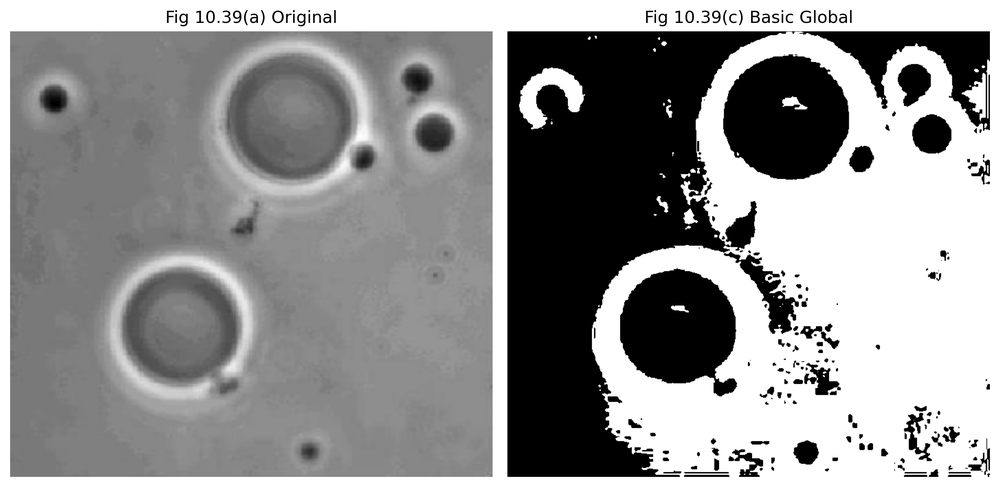
#> input picture results/chapter10/basic_global_thresholding.png, 1000 x 487 px, shrunk from 2970 x 1445 before the run; its folder holds only this picture in this run
$ python global_thresholding.py --input ../../results/chapter10/basic_global_thresholding.png
#> lines starting #> are read from the running program, lines starting #| are printed output that depends on the picture; after the words box and inside, x2 and y2 are one past the last pixel; in counts of white or black regions, pixels touching at a corner belong together
### src/common.py
"""
Shared I/O and visualization helpers for the image-processing examples.
"""

from __future__ import annotations

from pathlib import Path

import cv2
import matplotlib.pyplot as plt
import numpy as np


PROJECT_ROOT = Path(__file__).resolve().parents[1]


def load_grayscale(path):
    """Load an image as 8-bit grayscale."""

    path = Path(path)

    if not path.exists():
        raise FileNotFoundError(f"Input image not found: {path}")

    image = cv2.imread(
        str(path),
        cv2.IMREAD_GRAYSCALE,
    )
#> image is the input picture: shape (487, 1000); min 0, max 255, mean 146

    if image is None:
        raise ValueError(
            f"OpenCV could not read the input image: {path}"
        )

    return image


# [22 lines left out: function normalize_to_uint8, not called in this run]


def default_output_path(chapter, filename):
    """Return the default generated-output path."""

    return PROJECT_ROOT / "outputs" / chapter / filename


def save_comparison(
    original,
    processed,
    output_path,
    processed_title,
    original_title="Input",
):
    """Save a side-by-side grayscale comparison figure."""

    output_path = Path(output_path)
    output_path.parent.mkdir(
        parents=True,
        exist_ok=True,
    )

    figure = plt.figure(
        figsize=(10, 5)
    )

    axis_original = figure.add_subplot(
        1, 2, 1
    )
    axis_original.imshow(
        original,
        cmap="gray",
        vmin=0,
        vmax=255,
    )
    axis_original.set_title(
        original_title
    )
    axis_original.axis("off")

    axis_processed = figure.add_subplot(
        1, 2, 2
    )
    axis_processed.imshow(
        processed,
        cmap="gray",
        vmin=0,
        vmax=255,
    )
    axis_processed.set_title(
        processed_title
    )
    axis_processed.axis("off")

    figure.tight_layout()
    figure.savefig(
        output_path,
        dpi=200,
        bbox_inches="tight",
    )
    plt.close(figure)

    return output_path

### src/chapter10_segmentation/global_thresholding.py
from __future__ import annotations

import argparse
import sys
from pathlib import Path

import cv2
import numpy as np

PROJECT_ROOT = Path(__file__).resolve().parents[2]
if str(PROJECT_ROOT) not in sys.path:
    sys.path.insert(0, str(PROJECT_ROOT))

from src.common import (
    default_output_path,
    load_grayscale,
    normalize_to_uint8,
    save_comparison,
)


def global_threshold(image, threshold=127):
#> called with threshold = 127
    threshold = float(threshold)

    if not 0 <= threshold <= 255:
        raise ValueError(
            "threshold must be in the range [0, 255]."
        )

    _, result = cv2.threshold(
        image,
        threshold,
        255,
        cv2.THRESH_BINARY,
    )
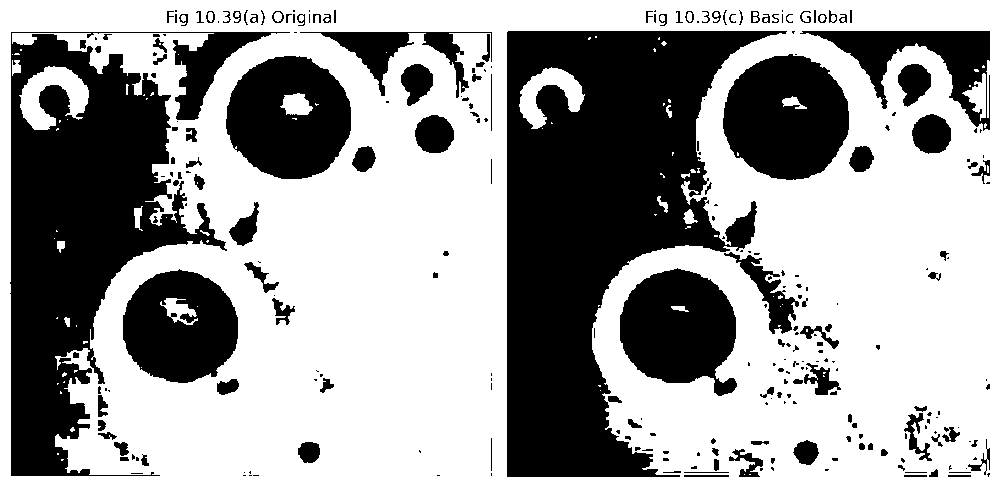
#> result: shape (487, 1000); 61.7% white; 270 black regions (136 under 20 px), largest, box (x1, y1, x2, y2) and area: (507, 31, 787, 477) 67184, (10, 32, 290, 476) 49347, (723, 54, 849, 180) 12092

    return result


def main():
    parser = argparse.ArgumentParser(
        description="Apply fixed global thresholding."
    )
    parser.add_argument("--input", required=True)
    parser.add_argument(
        "--threshold",
        type=float,
        default=127.0,
    )
    parser.add_argument(
        "--output",
        default=str(
            default_output_path(
                "chapter10",
                "global_thresholding.png",
            )
        ),
    )
    args = parser.parse_args()

    image = load_grayscale(args.input)
    result = global_threshold(
        image,
        threshold=args.threshold,
    )

    output = save_comparison(
        image,
        result,
        args.output,
        f"Global Threshold (T={args.threshold:g})",
    )
#> in save_comparison, `figure.savefig( output_path, dpi=200, bbox_inches="tight", )`:
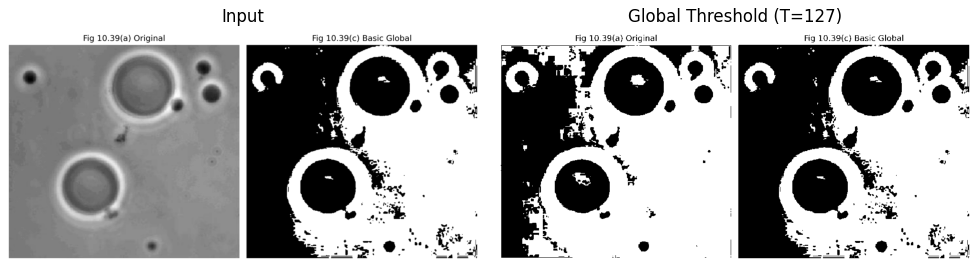
#> figure drawn by matplotlib, 2 panels
    print(f"Saved: {output}")
#| Saved: outputs/chapter10/global_thresholding.png


if __name__ == "__main__":
    main()

$ run again, on results/chapter10/canny_edge_detection.png
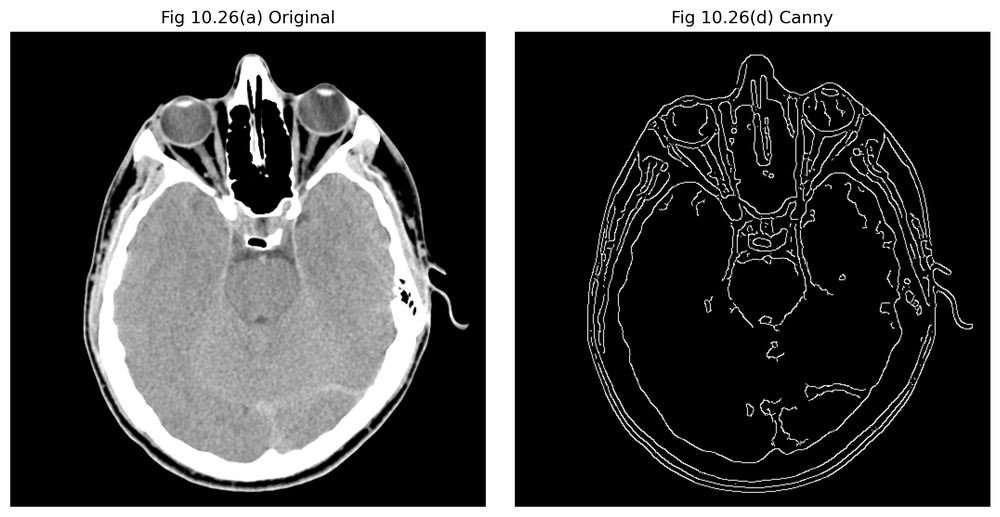
#> input picture results/chapter10/canny_edge_detection.png, 1000 x 517 px, shrunk from 2929 x 1515 before the run
#> in load_grayscale, image is the input picture: shape (517, 1000); min 0, max 255, mean 71.6
#> in global_threshold, `_, result = cv2.threshold( image, threshold, 255, cv2.THRESH_BINARY, )`:
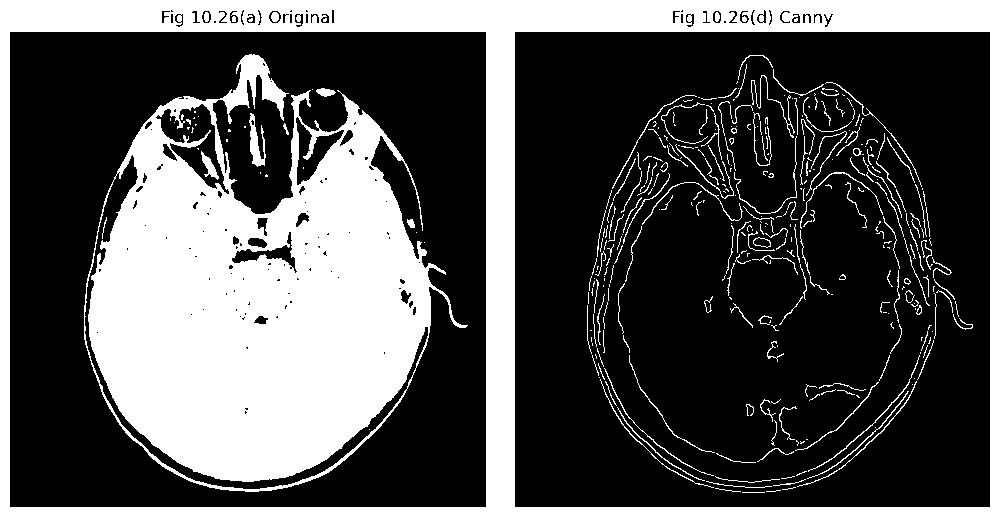
#> result: shape (517, 1000); 32.4% white; 370 white regions (215 under 20 px), largest, box (x1, y1, x2, y2) and area: (84, 54, 468, 492) 92486, (0, 0, 1000, 517) 63886, (249, 113, 266, 167) 440
#> in save_comparison, `figure.savefig( output_path, dpi=200, bbox_inches="tight", )`:
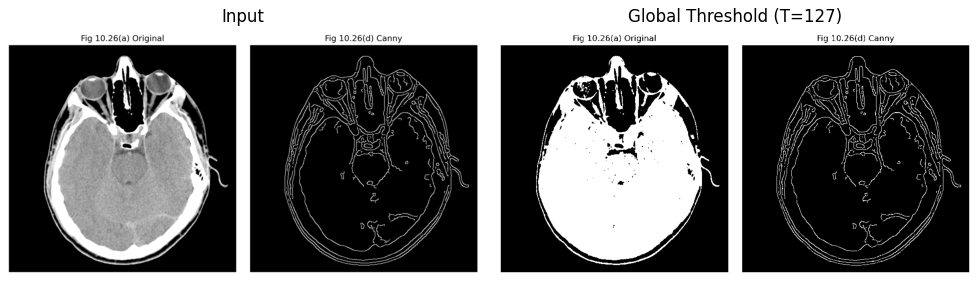
#> figure drawn by matplotlib, 2 panels
#| Saved: outputs/chapter10/global_thresholding.png

$ run again, on results/chapter10/otsu_thresholding.png
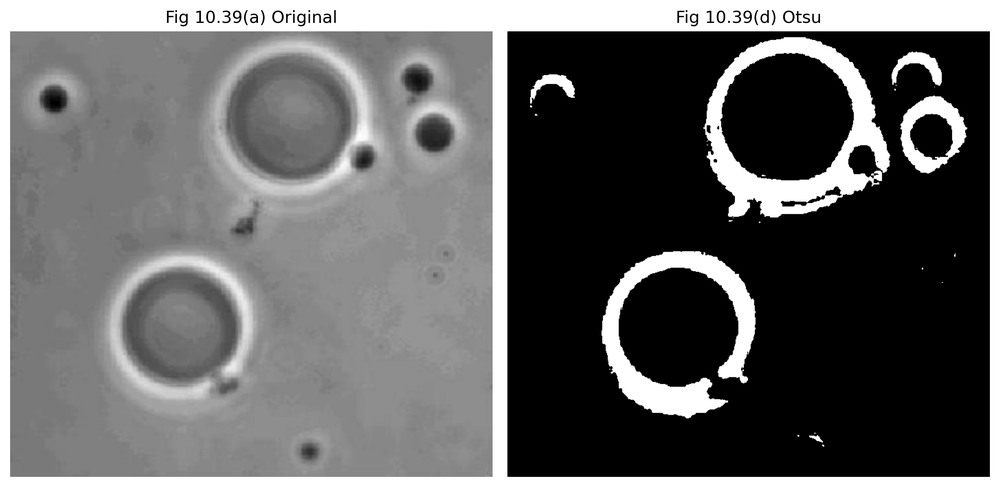
#> input picture results/chapter10/otsu_thresholding.png, 1000 x 487 px, shrunk from 2970 x 1445 before the run
#> in load_grayscale, image is the input picture: shape (487, 1000); min 0, max 255, mean 100.4
#> in global_threshold, `_, result = cv2.threshold( image, threshold, 255, cv2.THRESH_BINARY, )`:
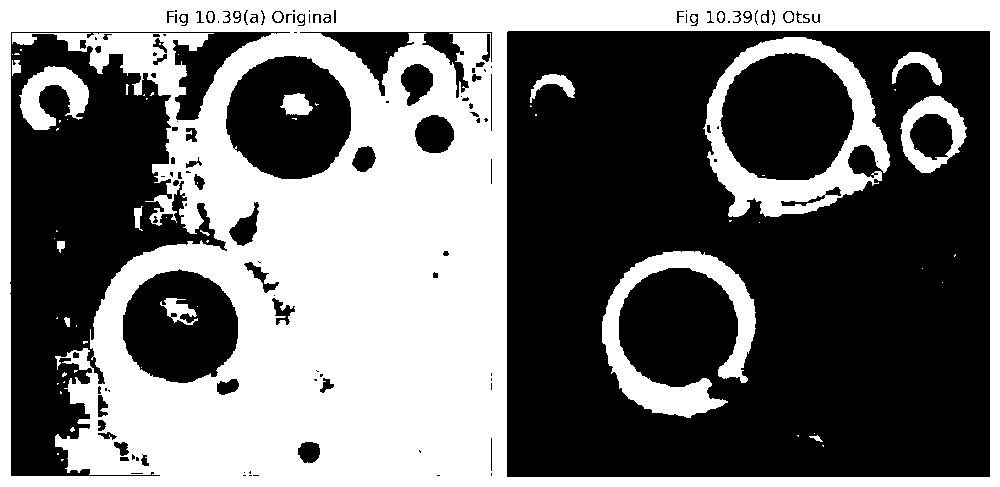
#> result: shape (487, 1000); 43.8% white; 69 white regions (46 under 20 px), largest, box (x1, y1, x2, y2) and area: (0, 0, 1000, 487) 186358, (703, 37, 890, 217) 10860, (602, 251, 756, 418) 8356
#> in save_comparison, `figure.savefig( output_path, dpi=200, bbox_inches="tight", )`:
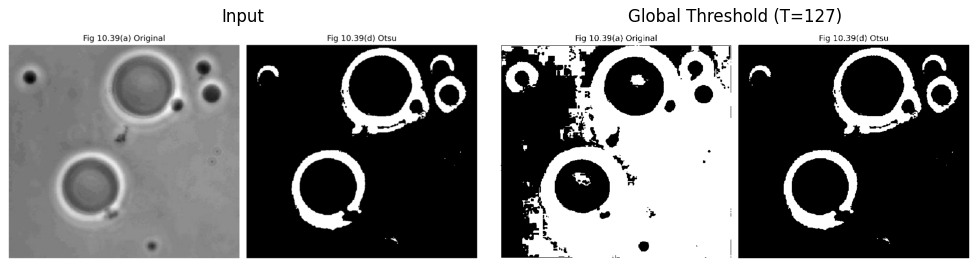
#> figure drawn by matplotlib, 2 panels
#| Saved: outputs/chapter10/global_thresholding.png

$ run again, on results/chapter10/global_thresholding.png
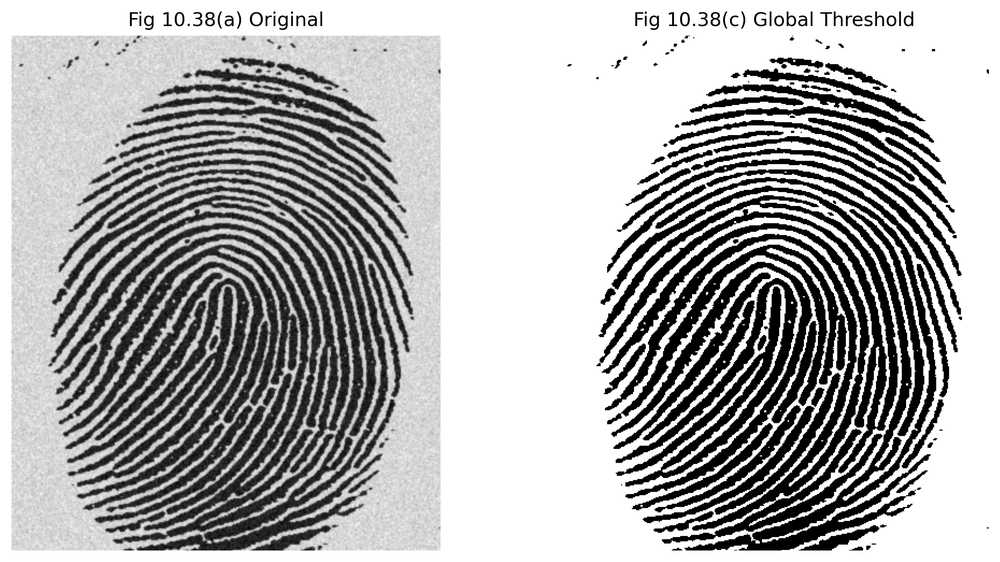
#> input picture results/chapter10/global_thresholding.png, 1000 x 562 px, shrunk from 2608 x 1466 before the run
#> in load_grayscale, image is the input picture: shape (562, 1000); min 0, max 255, mean 172.6
#> in global_threshold, `_, result = cv2.threshold( image, threshold, 255, cv2.THRESH_BINARY, )`:
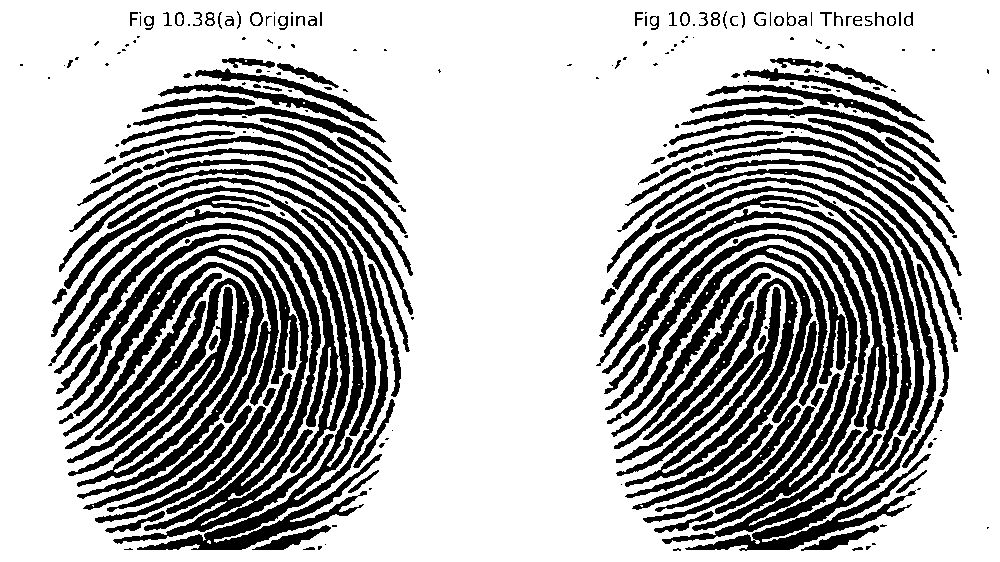
#> result: shape (562, 1000); 69.6% white; 238 black regions (99 under 20 px), largest, box (x1, y1, x2, y2) and area: (54, 223, 334, 544) 12802, (64, 177, 388, 550) 11758, (612, 177, 936, 551) 11532
#> in save_comparison, `figure.savefig( output_path, dpi=200, bbox_inches="tight", )`:
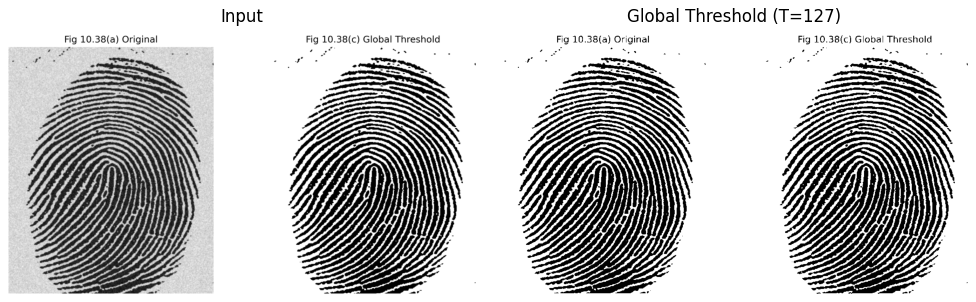
#> figure drawn by matplotlib, 2 panels
#| Saved: outputs/chapter10/global_thresholding.png
